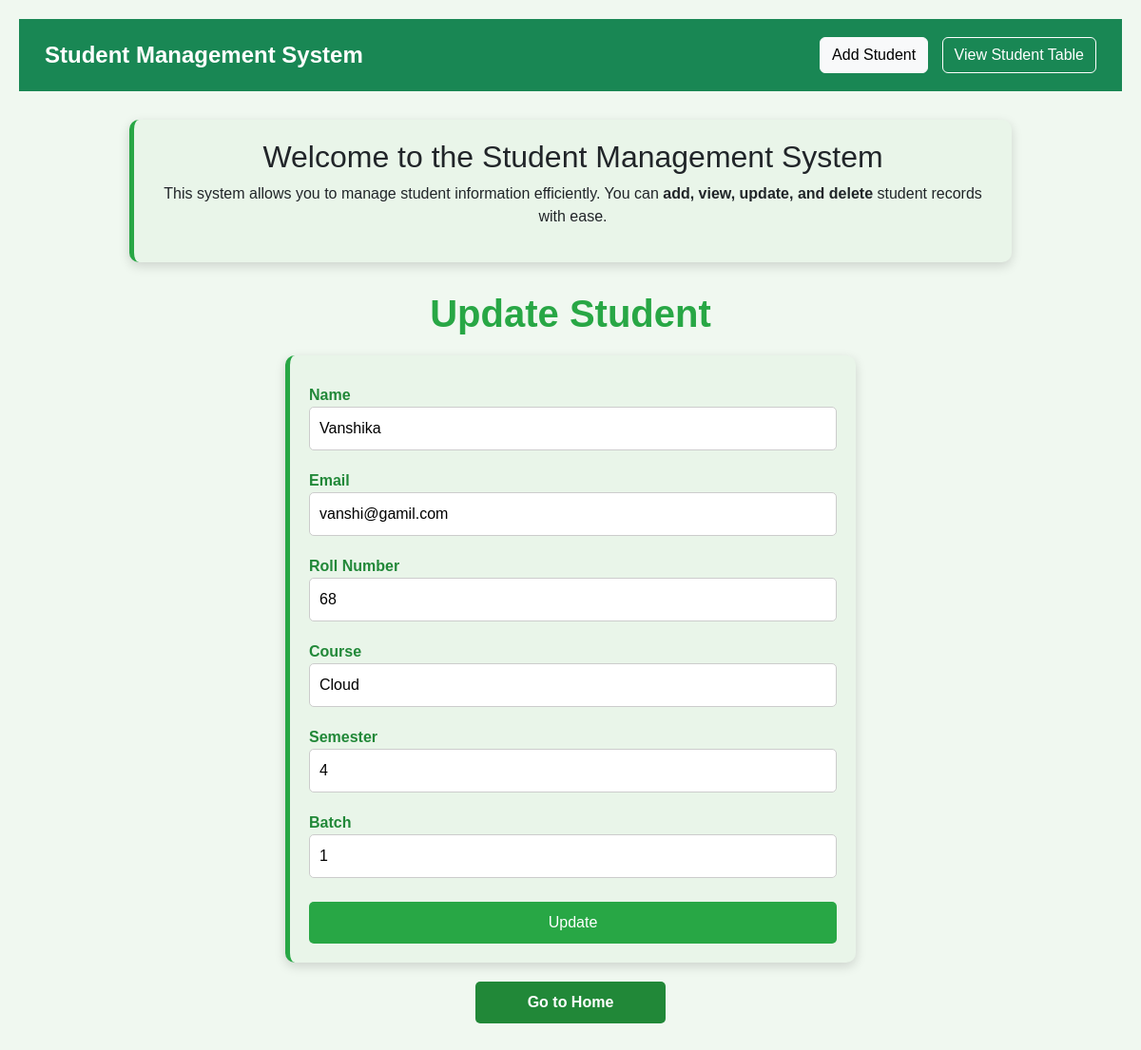
Page /update/4 on the committed database.
### students/models.py (models this page shows)
class Student(models.Model):
    Name = models.CharField(max_length=50)
    Email = models.EmailField(max_length=50)
    Roll_Number = models.CharField(max_length=50)
    Course = models.CharField(max_length=50)
    Semester = models.IntegerField()
    Batch = models.IntegerField()

### MyProject/views.py (the view)
# urls.py: path('update/<int:id>',views.update),
def update(request,id):
    stu = get_object_or_404(Student, id=id)
    return render(request,"updateform.html",{"stu":stu})

### templates/updateform.html (shortened to what this page needs)
{% include "header.html" %}
    <h1 id="update-student-title">Update Student</h1>
    <form id="update-student-form" action="/submitupdate/{{ stu.id }}" method="GET">
        <label for="name">Name</label>
        <input type="text" name="Name" id="name" value="{{ stu.Name }}">
        <label for="email">Email</label>
        <input type="email" name="Email" id="email" value="{{ stu.Email }}">
        <label for="roll">Roll Number</label>
        <input type="number" name="Roll_Number" id="roll" value="{{ stu.Roll_Number }}">
        <label for="course">Course</label>
        <input type="text" name="Course" id="course" value="{{ stu.Course }}">
        <label for="semester">Semester</label>
        <input type="number" name="Semester" id="semester" value="{{ stu.Semester }}">
        <label for="batch">Batch</label>
        <input type="number" name="Batch" id="batch" value="{{ stu.Batch }}">
        <input type="submit" id="update-student-submit" value="Update">
    </form>
    <a href="/home" id="home-btn">Go to Home</a>
</body>
</html>

### rows in the picture
Student: Name "Vanshika", Email "vanshi@gamil.com", Roll_Number "68", Course "Cloud", Semester "4", Batch "1"
